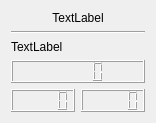
<?xml version="1.0" encoding="UTF-8"?>
<ui version="4.0">
 <class>NetworkStatusDisplay</class>
 <widget class="QWidget" name="NetworkStatusDisplay">
  <property name="geometry">
   <rect>
    <x>0</x>
    <y>0</y>
    <width>100</width>
    <height>100</height>
   </rect>
  </property>
  <property name="sizePolicy">
   <sizepolicy hsizetype="Fixed" vsizetype="Fixed">
    <horstretch>0</horstretch>
    <verstretch>0</verstretch>
   </sizepolicy>
  </property>
  <property name="windowTitle">
   <string>Form</string>
  </property>
  <layout class="QGridLayout" name="gridLayout">
   <item row="0" column="0" colspan="2">
    <widget class="QLabel" name="nameLabel">
     <property name="text">
      <string>TextLabel</string>
     </property>
     <property name="alignment">
      <set>Qt::AlignCenter</set>
     </property>
    </widget>
   </item>
   <item row="2" column="0" colspan="2">
    <widget class="QLabel" name="portLabel">
     <property name="layoutDirection">
      <enum>Qt::LeftToRight</enum>
     </property>
     <property name="text">
      <string>TextLabel</string>
     </property>
     <property name="alignment">
      <set>Qt::AlignLeading|Qt::AlignLeft|Qt::AlignVCenter</set>
     </property>
    </widget>
   </item>
   <item row="1" column="0" colspan="2">
    <widget class="Line" name="line">
     <property name="orientation">
      <enum>Qt::Horizontal</enum>
     </property>
    </widget>
   </item>
   <item row="4" column="0">
    <widget class="QLCDNumber" name="commandLCD">
     <property name="toolTip">
      <string>Commands Sent</string>
     </property>
    </widget>
   </item>
   <item row="4" column="1">
    <widget class="QLCDNumber" name="errorLCD">
     <property name="toolTip">
      <string>Errors</string>
     </property>
    </widget>
   </item>
   <item row="3" column="0" colspan="2">
    <widget class="QLCDNumber" name="deviceLCD">
     <property name="toolTip">
      <string>Devices Connected</string>
     </property>
    </widget>
   </item>
  </layout>
 </widget>
 <resources/>
 <connections/>
</ui>
